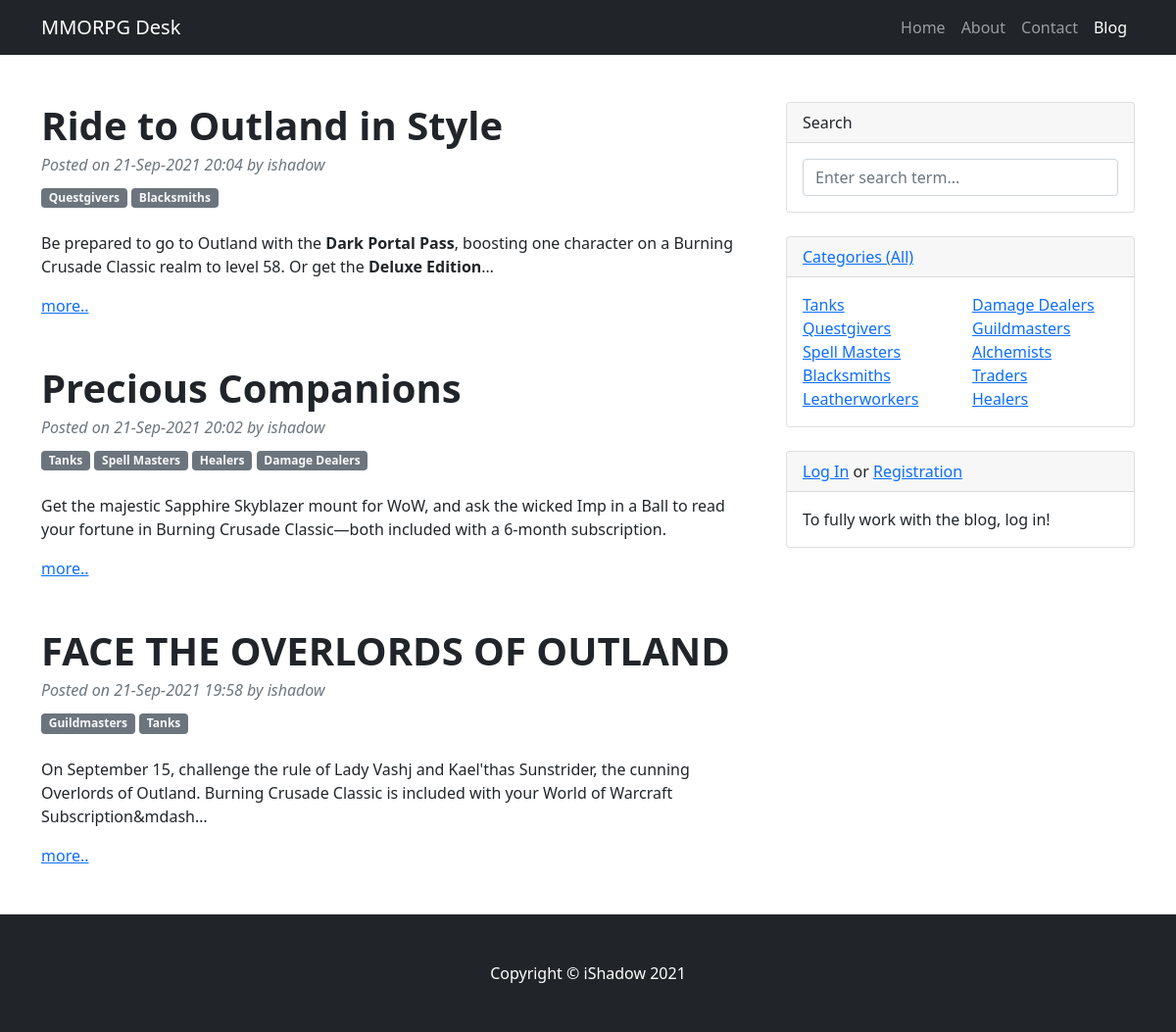
/posts/, run on the app's committed database.
### BB/models.py (models this page shows, shortened)
class Post(models.Model):
    author = models.ForeignKey(CustomUser, on_delete=models.CASCADE)
    category = models.ManyToManyField(Category, through='PostCategory')
    title = models.CharField(max_length=255)
    date_posted = models.DateTimeField(auto_now_add=True)
    content = RichTextField()
    rating = models.IntegerField(default=0)

class Category(models.Model):
    name = models.CharField(max_length=255, unique=True)

### accounts/models.py (models this page shows)
class CustomUser(AbstractUser):
    need_mailing_news = models.BooleanField(default=False)

### BB/views.py (the view, shortened to what this page needs)
# urls.py: path('', PostList.as_view(), name='post_list'),
class PostList(ListView):
    model = Post  # указываем модель, объекты которой мы будем выводить
    template_name = 'BB/posts.html'  # указываем имя шаблона, в котором будет лежать html, в котором будут все инструкции о том, как именно пользователю должны вывестись наши объекты
    context_object_name = 'posts'  # это имя списка, в котором будут лежать все объекты, его надо указать, чтобы обратиться к самому списку объектов через html-шаблон
    queryset = Post.objects.order_by('-date_posted')
    form_class = PostFormList
    def get_context_data(self, **kwargs):
        context = super().get_context_data(**kwargs)
        context['post_count'] = len(Post.objects.all())
        context['current_user'] = self.request.user
        i = 0
        list_fh = []
        list_sh = []
        for cat in Category.objects.all():
            i += 1
            if i <= len(Category.objects.all())/2:
                list_fh.append(cat)
            else:
                list_sh.append(cat)
        context['categories'] = Category.objects.all()
        context['cat_fh'] = list_fh
        context['cat_sh'] = list_sh
        return context

### templates/BB/posts.html (shortened to what this page needs)
{% extends 'flatpages/default.html' %}
{% load static %}
{% load i18n %}
{% block content %}
    {% if posts %}
        {% for post in posts %}
            <article>
                <header class="mb-4">
                    <h1 class="fw-bolder mb-1">{{ post.title }}</h1>
                    {% if post.author == current_user %}
                        <div class="text-muted fst-italic mb-2">Posted on {{ post.date_posted|date:'d-M-Y' }} {{ post.date_posted|time:"H:i" }} by {{ post.author }} <a href="{% url 'post_edit' post.pk %}">+ Edit Blog Post</a>|<a href="{% url 'post_delete' post.pk %}">+ Delete Blog Post</a></div>
                    {% else %}
                        <div class="text-muted fst-italic mb-2">Posted on {{ post.date_posted|date:'d-M-Y' }} {{ post.date_posted|time:"H:i" }} by {{ post.author }}</div>
                    {% endif %}
                    {% for c in post.category.all %}
                        <a class="badge bg-secondary text-decoration-none link-light" href="{% url 'category_detail' c.id %}">{{ c.name }}</a>
                    {% endfor %}
                </header>
                <section class="mb-5">
                    {{ post.content|safe|truncatechars:200 }}  <p></p> <a href="{% url 'post_detail' post.id %}">more..</a>
                </section>
            </article>
        {% endfor %}
    {% else %}
        <h2> {% blocktrans %}Blog is clear{% endblocktrans %}</h2>
    {% endif %}
{% endblock content %}
{% block cat-widget %}
    {% if cat_fh or cat_sh %}
        <div class="col-sm-6">
            <ul class="list-unstyled mb-0">
                {% for category in cat_fh %}
                    <li><a href="{% url 'category_detail' category.id %}">{{ category.name }}</a></li>
                {% endfor %}
            </ul>
        </div>
        <div class="col-sm-6">
            <ul class="list-unstyled mb-0">
                {% for category in cat_sh %}
                    <li><a href="{% url 'category_detail' category.id %}">{{ category.name }}</a></li>
                {% endfor %}
            </ul>
        </div>
    {% else %}
        <h4>Categories not found</h4>
    {% endif %}
{% endblock cat-widget %}
{% block search %}
    <form class="input-group " action="{% url 'search_results' %}" method="get">
        <input name="q" class="form-control" type="text" placeholder="Enter search term..." aria-label="Enter search term..." aria-describedby="button-search" />
    </form>
{% endblock search %}

### templates/flatpages/default.html (shortened to what this page needs)
{% load static %}
{% load i18n %}
<!DOCTYPE html>
<html lang="en">
    <head>
        <link href="{% static 'vendor/bootstrap/css/styles.css' %}" rel="stylesheet" />
    </head>
    <body>
        <nav class="navbar navbar-expand-lg navbar-dark bg-dark">
            <div class="container">
                <a class="navbar-brand" href="/home">MMORPG Desk</a>
                <div class="collapse navbar-collapse" id="navbarSupportedContent">
                    <ul class="navbar-nav ms-auto mb-2 mb-lg-0">
                        <li class="nav-item"><a class="nav-link" href="{% url 'home' %}">Home</a></li>
                        <li class="nav-item"><a class="nav-link" href="{% url 'about' %}">About</a></li>
                        <li class="nav-item"><a class="nav-link" href="{% url 'contacts' %}">Contact</a></li>
                        <li class="nav-item"><a class="nav-link active" aria-current="page" href="/posts">Blog</a></li>
                    </ul>
                </div>
            </div>
        </nav>
        <div class="container mt-5">
            <div class="row">
                <div class="col-lg-8">
                   {% block content %}{% endblock content %}
                </div>
                <div class="col-lg-4">
                    <div class="card mb-4">
                        <div class="card-header">Search</div>
                        <div class="card-body">
                            {% block search %}{% endblock search %}
                        </div>
                    </div>
                    <div class="card mb-4">
                        <div class="card-header"><a href="{% url 'post_list' %}">Categories (All)</a></div>
                        <div class="card-body">
                            <div class="row">
                                {% block cat-widget %}
                                {% endblock cat-widget %}
                            </div>
                        </div>
                    </div>
                    <div class="card mb-4">
                        <div class="card-header">
                            {% if user.is_authenticated %}
                                Hi, {{ user.username }}! <a href="{% url 'account_logout' %}">Log Out</a>
                            {% else %}
                                <a href="{% url 'account_login' %}">Log In</a> or <a href="{% url 'account_signup' %}">Registration</a>
                            {% endif %}
                        </div>
                        {% if user.is_authenticated %}
                            <div class="card-body">
                                <div class="row">
                                    <div class="col-sm-6">
                                        <ul class="list-unstyled mb-0">
                                            <li><a href="{% url 'signin' %}">Edit profile</a></li>
                                            <li><a href="{% url 'post_create' %}">Add post</a></li>
                                        </ul>
                                    </div>
                                    <div class="col-sm-6">
                                        <ul class="list-unstyled mb-0">
                                            <li><a href="{% url 'comment_list' %}">Responses to your post</a></li>
                                        </ul>
                                    </div>
                                </div>
                            </div>
                        {% else %}
                            <div class="card-body">To fully work with the blog, log in!</div>
                        {% endif %}
                    </div>
                </div>
            </div>
        </div>
        <footer class="py-5 bg-dark">
            <div class="container"><p class="m-0 text-center text-white">Copyright &copy; iShadow 2021</p></div>
        </footer>
    </body>
</html>

### data on the page
Post: title "Ride to Outland in Style", date_posted "21-Sep-2021", date_posted "20:04", author "ishadow", content "Be prepared to go to Outland with the Dark Portal Pass , boosting one character on a Burning Crusade Classic realm to level 58. Or get the Deluxe Edition …"
Category: name "Questgivers"
Category: name "Blacksmiths"
Post: title "Precious Companions", date_posted "21-Sep-2021", date_posted "20:02", author "ishadow", content "Get the majestic Sapphire Skyblazer mount for WoW, and ask the wicked Imp in a Ball to read your fortune in Burning Crusade Classic—both included with a 6-month subscription."
Category: name "Tanks"
Category: name "Spell Masters"
Category: name "Healers"
Category: name "Damage Dealers"
Post: title "FACE THE OVERLORDS OF OUTLAND", date_posted "21-Sep-2021", date_posted "19:58", author "ishadow", content "On September 15, challenge the rule of Lady Vashj and Kael'thas Sunstrider, the cunning Overlords of Outland. Burning Crusade Classic is included with your World of Warcraft Subscription&mdash…"
Category: name "Guildmasters"
Category: name "Leatherworkers"
Category: name "Alchemists"
Category: name "Traders"
